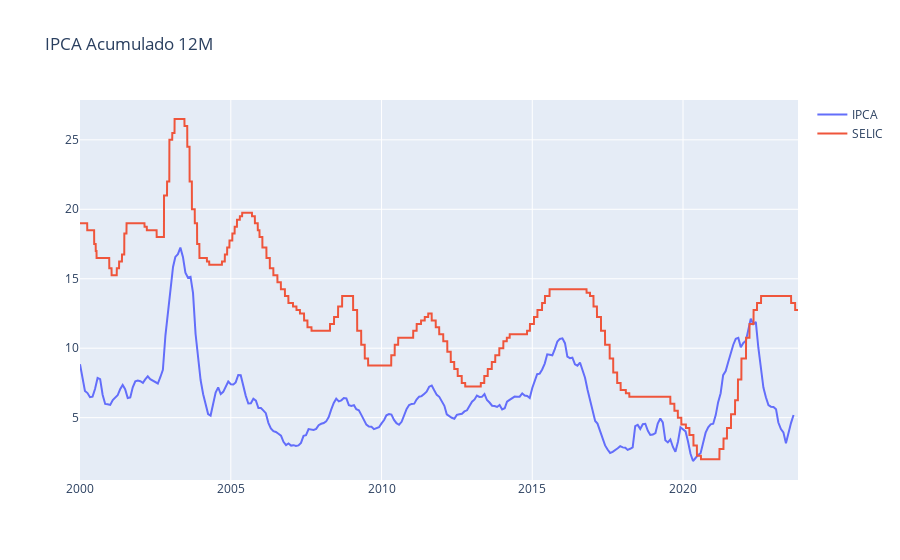

The notebook cell this image was saved under:
### Code cell
fig = go.Figure()
fig.add_trace(go.Scatter(name = "IPCA", x = ipca_acumulado.index, y = ipca_acumulado["valor"]))
fig.add_trace(go.Scatter(name = "SELIC", x = selic.index, y = selic["selic"]))
fig.update_layout(title_text = "IPCA Acumulado 12M")
fig.show()

### Figure 1 — Plotly figure (JSON) as saved in the notebook; plotly's stock layout.template omitted (floating-point values rounded to 4 significant figures; data arrays with more than 128 entries replaced by an {"elided": "..."} marker saying what was removed)
{"data": [{"name": "IPCA", "type": "scatter", "x": {"elided": "285 str values"}, "y": {"elided": "285 float values"}}, {"name": "SELIC", "type": "scatter", "x": {"elided": "8699 str values"}, "y": {"elided": "8699 float values"}}], "layout": {"title": {"text": "IPCA Acumulado 12M"}}}
